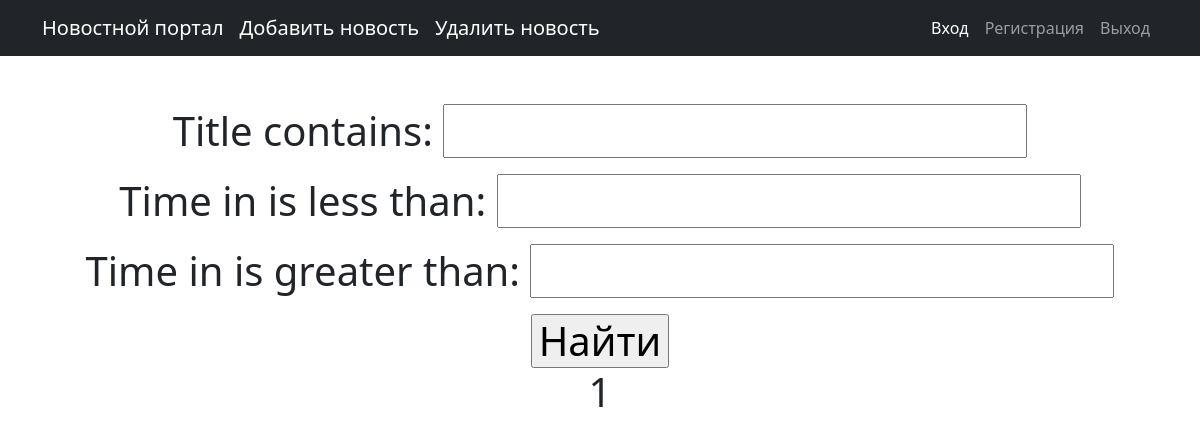
Before: /main/ with the older database file.
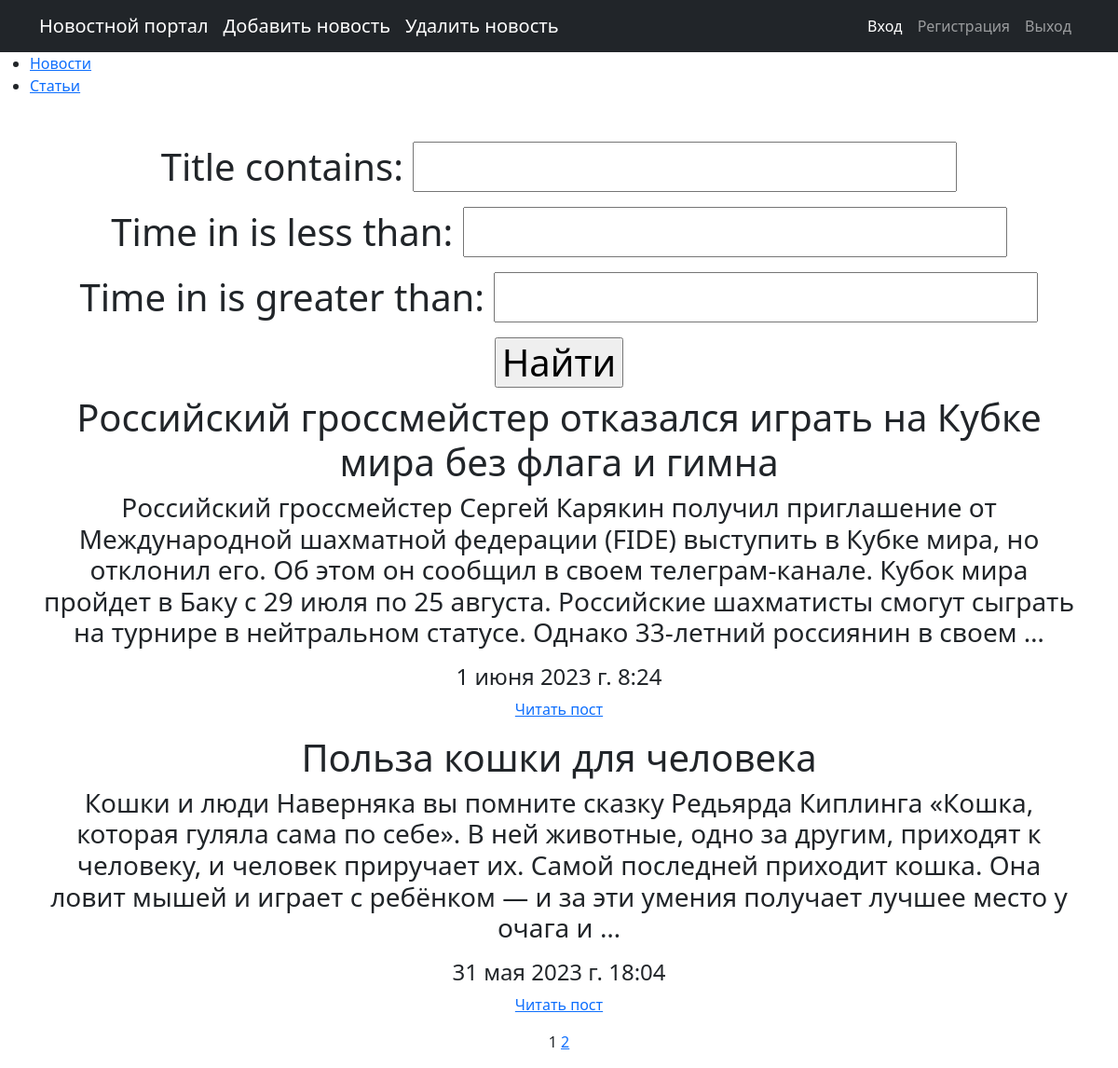
After: the same page with the newer database file.
### newspro/models.py (models this page shows, shortened)
class Categoryes(models.Model):
    name = models.CharField(max_length=100)

class News(models.Model):
    title = models.CharField(max_length=150)
    text = models.TextField()
    time_in = models.DateTimeField(auto_now_add=True)
    is_published = models.BooleanField(default=False)
    category = models.ForeignKey('Categoryes', on_delete=models.CASCADE)

### newspro/views.py (the view)
# urls.py: path('', NewsList.as_view(), name='news_list'),
class NewsList(ListView):
    model = News
    ordering = '-id'
    template_name = 'main.html'
    context_object_name = 'news_all'
    paginate_by = 2
    def get_queryset(self):
        queryset = super().get_queryset()
        self.filterset = NewsFilter(self.request.GET, queryset)
        return self.filterset.qs
    def get_context_data(self, **kwargs):
        context = super().get_context_data(**kwargs)
        context['bookmark'] = News.objects.all()
        context['filterset'] = self.filterset
        return context

### newspro/templatetags/custom_teg.py (called while the page is built)
@register.simple_tag()
def cat():
    return Categoryes.objects.all()

### templates/main.html (shortened to what this page needs)
{% extends 'base.html' %}
{% load custom_teg %}
{% block content %}
   <form action="" method="get">
       {{ filterset.form.as_p }}
       <input type="submit" value="Найти" />
   </form>
{% for i in news_all %}
        <h1>{{ i.title }}</h1>
        <h3>{{ i.text|truncatewords:50|linebreaks }}</h3>
        <h4>{{ i.time_in }}</h4>
    <p class="link-read-post"><a href="{% url 'news_detail' i.pk %}">Читать пост</a></p>
{% endfor %}
   {{ page_obj.number }}
   {% if page_obj.has_next %}
       <a href="?page={{ page_obj.next_page_number }}">{{ page_obj.next_page_number }}</a>
   {% endif %}
{% endblock content %}

### templates/base.html (shortened to what this page needs)
<!DOCTYPE html>
{% load custom_teg %}
{% load static %}
<html lang="en">
    <head>
        <link href="{% static 'css/styles.css'%}" rel="stylesheet" />
    </head>
    <body>
        <nav class="navbar navbar-expand-lg navbar-dark bg-dark">
            <div class="container">
                <a class="navbar-brand" href="{% url 'main' %}">Новостной портал</a>
                <a class="navbar-brand" href="{% url 'news_create' %}">Добавить новость</a>
                <a class="navbar-brand" href="#">Удалить новость</a>
                <div class="collapse navbar-collapse" id="navbarSupportedContent">
                    <ul class="navbar-nav ms-auto mb-2 mb-lg-0">
                        <li class="nav-item"><a class="nav-link active" aria-current="page" href="{% url 'login' %}">Вход</a></li>
                        <li class="nav-item"><a class="nav-link" href="{% url 'signup' %}">Регистрация</a></li>
                        <li class="nav-item"><a class="nav-link" href="#">Выход</a></li>
                    </ul>
                </div>
            </div>
        </nav>
        <td valign="top" class="left-chapters">
            <ul id="leftchapters">
                {% cat as categoryes %}
                {% for i in categoryes %}
                <li><a href="#">{{ i.name }}</a></li>
                {% endfor %}
            </ul>
        </td>
        <div class="container">
            <div class="text-center mt-5">
                <h1>{% block content %}{% endblock content %}</h1>
            </div>
        </div>
	</body>
</html>

Changed rows visible on the page:
added Categoryes: name "Новости"
added Categoryes: name "Статьи"
added News: title "Российский гроссмейстер отказался играть на Кубке мира без флага и гимна", text "Российский гроссмейстер Сергей Карякин получил приглашение от Международной шахматной федерации (FIDE) выступить в Кубке мира, но отклонил его. Об этом он сообщил в своем телеграм-канале. Кубок мира пройдет в Баку с 29 июля по 25 августа. Российские шахматисты смогут сыграть на турнире в нейтральном статусе. Однако 33-летний россиянин в своем …", time_in "1 июня 2023 г. 8:24"
added News: title "Польза кошки для человека", text "Кошки и люди Наверняка вы помните сказку Редьярда Киплинга «Кошка, которая гуляла сама по себе». В ней животные, одно за другим, приходят к человеку, и человек приручает их. Самой последней приходит кошка. Она ловит мышей и играет с ребёнком — и за эти умения получает лучшее место у очага и …", time_in "31 мая 2023 г. 18:04"
Other visible differences:
{{ page_obj.next_page_number }}: (not shown) → "2"
